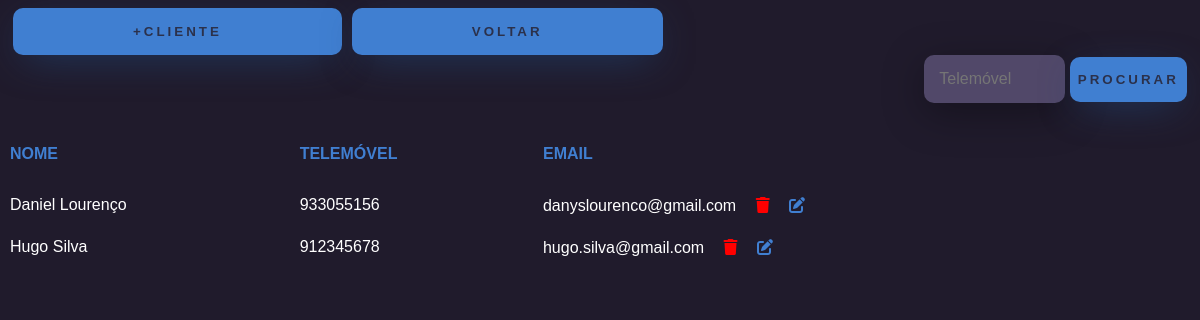
Page /clientes/ on the earlier database version.
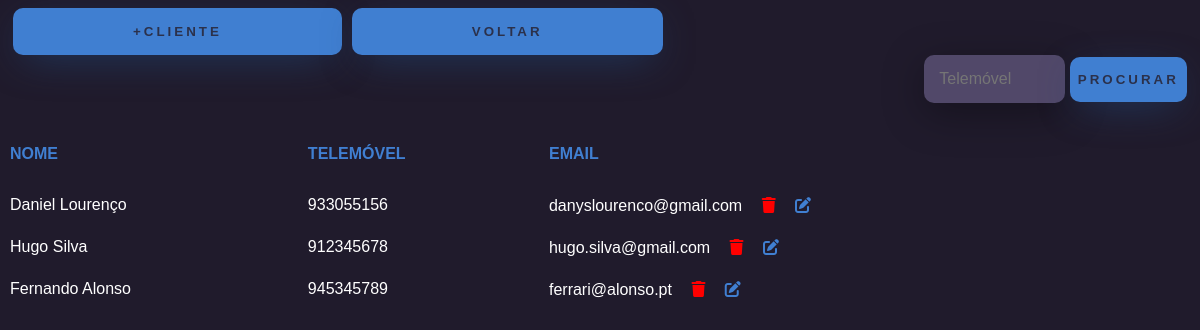
Same page on the later database version.
### app/models.py (models this page shows, shortened)
class Cliente(models.Model):
    nome = models.CharField(max_length=100)
    apelido = models.CharField(max_length=100)
    telemovel = models.CharField(max_length=14, primary_key=True)
    email = models.EmailField(max_length=100)
    perm = models.CharField(max_length=50, default='cliente')

### app/views.py (the view)
# urls.py: path('clientes/',clientes,name="url_clientes"),
def clientes(request):
    filtro = request.GET.get('telemovel','')
    info = {}
    if filtro:
        info['clientes'] = Cliente.objects.filter(telemovel = filtro)
        return render(request,'lista_clientes.html',info)
    else:
        info['clientes'] = Cliente.objects.filter(perm='cliente')
        return render(request,'lista_clientes.html',info)

### app/templates/lista_clientes.html (shortened to what this page needs)
<!DOCTYPE html>
<html lang="en">
<head>
    {% load static %}
    <link rel="stylesheet" href="{% static 'listaclientes.css' %}">
    <link rel="stylesheet" href="https://cdn.jsdelivr.net/npm/sweetalert2@11.11.0/dist/sweetalert2.min.css">
</head>
<body>
    <div class="form-div">
        <form action="{% url 'url_novo_cliente' %}">
            <button type="submit" class="btn-login">+CLIENTE</button>
        </form>
        <form action="{% url 'url_home'%}">
            <button class="btn-login">VOLTAR</button>
        </form>
    </div>
    <div class="div-input">
        <form method="GET">
            <input type="text" name="telemovel" placeholder="Telemóvel">
            <button class="btn-voltar" type="submit">Procurar</button>
        </form>
    </div>
    <table>
        <tr>
            <th>NOME</th>
            <th>TELEMÓVEL</th>
            <th>EMAIL</th>
        </tr>
        {% for cliente in clientes %}
        <tr>
            <td>{{cliente.nome}} {{cliente.apelido}}</td>
            <td>{{cliente.telemovel}}</td>
            <td>{{cliente.email}} <a href="deletecliente/{{cliente.telemovel}}"><i class="fa-solid fa-trash"></i></a> <a href="editcliente/{{cliente.telemovel}}"><i class="fa-solid fa-edit"></i></a></td>
        </tr>
        {% endfor %}
    </table>
</body>
</html>

Differences in the rows shown:
added Cliente: nome "Fernando", apelido "Alonso", telemovel "945345789", email "ferrari@alonso.pt"
